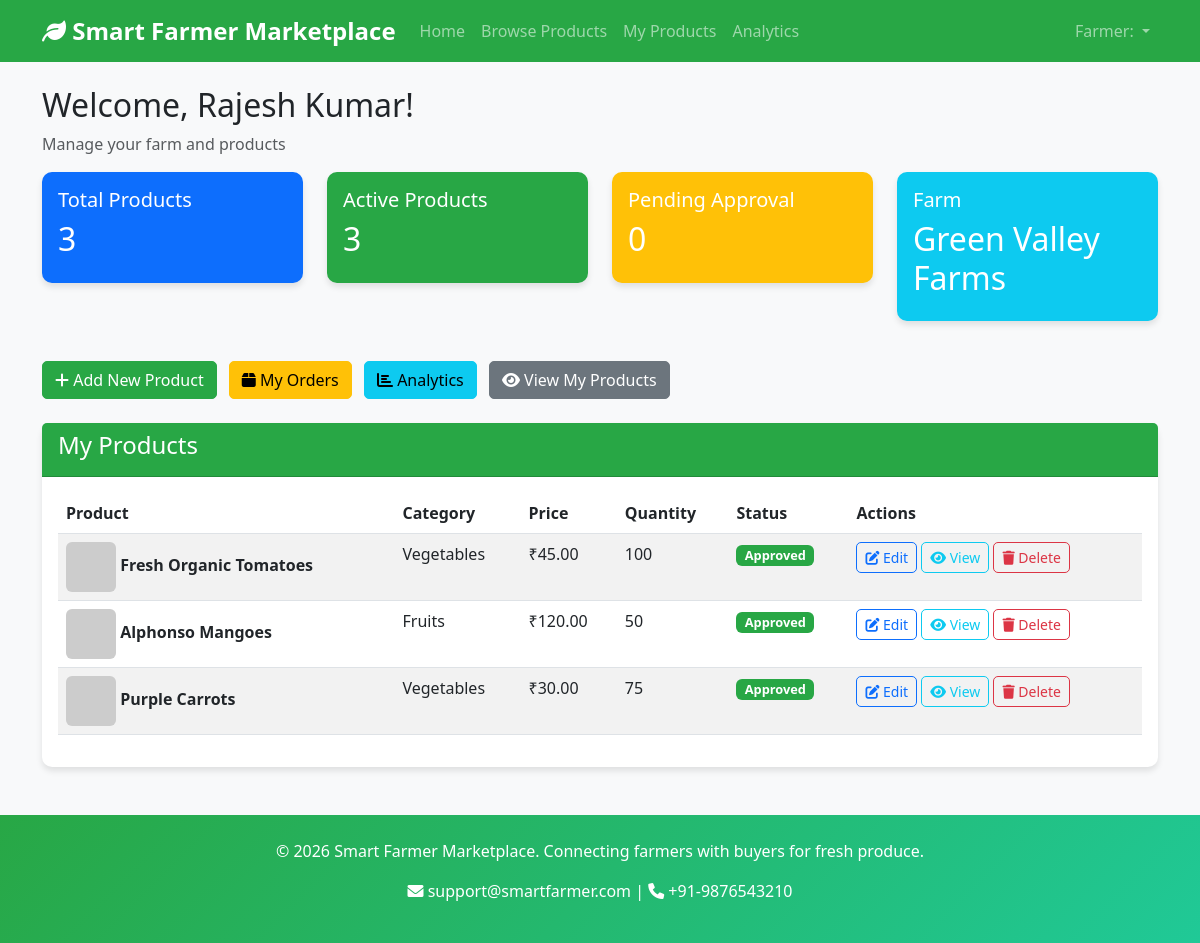
Screenshot of /farmer/dashboard (signed in) with the database file from the repository.
### models/user.py (models this page shows, shortened)
class User(db.Model):
    __tablename__ = 'users'
    id = db.Column(db.Integer, primary_key=True)
    name = db.Column(db.String(100), nullable=False)
    email = db.Column(db.String(100), unique=True, nullable=False)
    password_hash = db.Column(db.String(200), nullable=False)
    role = db.Column(db.String(20), nullable=False)  # 'farmer', 'buyer', or 'admin'
    created_at = db.Column(db.DateTime, default=datetime.utcnow)

### models/farmer.py (models this page shows, shortened)
class Farmer(db.Model):
    __tablename__ = 'farmers'
    id = db.Column(db.Integer, primary_key=True)
    user_id = db.Column(db.Integer, db.ForeignKey('users.id'), nullable=False)
    farm_name = db.Column(db.String(100), nullable=False)
    location = db.Column(db.String(200), nullable=False)
    contact_number = db.Column(db.String(15))
    created_at = db.Column(db.DateTime, default=datetime.utcnow)
    user = db.relationship('User', backref='farmer_profile')
    products = db.relationship('Product', back_populates='farmer', lazy=True)

### models/product.py (models this page shows, shortened)
class Product(db.Model):
    __tablename__ = 'products'
    id = db.Column(db.Integer, primary_key=True)
    farmer_id = db.Column(db.Integer, db.ForeignKey('farmers.id'), nullable=False)
    name = db.Column(db.String(100), nullable=False)
    description = db.Column(db.Text)
    category = db.Column(db.String(50), nullable=False)
    price = db.Column(db.Float, nullable=False)
    quantity = db.Column(db.Integer, nullable=False)
    image_path = db.Column(db.String(200))
    status = db.Column(db.String(20), default='pending')  # pending, approved, rejected, active, inactive
    created_at = db.Column(db.DateTime, default=datetime.utcnow)
    updated_at = db.Column(db.DateTime, default=datetime.utcnow, onupdate=datetime.utcnow)
    order_items = db.relationship('OrderItem', lazy=True)
    feedbacks = db.relationship('Feedback', back_populates='product', lazy=True)
    promotions = db.relationship('Promotion', back_populates='product', lazy=True)
    farmer = db.relationship('Farmer', back_populates='products', lazy=True)

### app.py (the view)
@app.route('/farmer/dashboard')
@login_required
@role_required(['farmer'])
def farmer_dashboard():
    user = User.query.get(session['user_id'])
    farmer = Farmer.query.filter_by(user_id=user.id).first()
    products = Product.query.filter_by(farmer_id=farmer.id).all()
    total_products = len(products)
    active_products = len([p for p in products if p.status == 'approved'])
    pending_products = len([p for p in products if p.status == 'pending'])
    return render_template('farmer/dashboard.html',
                          farmer=farmer,
                          products=products,
                          total_products=total_products,
                          active_products=active_products,
                          pending_products=pending_products)

### app.py (called while the page is built)
def login_required(f):
    @wraps(f)
    def decorated_function(*args, **kwargs):
        if 'user_id' not in session:
            return redirect(url_for('login'))
        return f(*args, **kwargs)
    return decorated_function

def role_required(allowed_roles):
    def decorator(f):
        @wraps(f)
        def decorated_function(*args, **kwargs):
            if 'user_id' not in session:
                return redirect(url_for('login'))
            user = User.query.get(session['user_id'])
            if not user or user.role not in allowed_roles:
                flash('Access denied. Insufficient permissions.', 'error')
                return redirect(url_for('index'))
            return f(*args, **kwargs)
        return decorated_function
    return decorator

### templates/farmer/dashboard.html (shortened to what this page needs)
{% extends "base.html" %}
{% block content %}
<div class="row">
    <div class="col-12">
        <h2>Welcome, {{ farmer.user.name }}!</h2>
        <p class="text-muted">Manage your farm and products</p>
    </div>
</div>
<div class="row mb-4">
    <div class="col-md-3 mb-3">
        <div class="card text-white bg-primary">
            <div class="card-body">
                <h5>Total Products</h5>
                <h2>{{ total_products }}</h2>
            </div>
        </div>
    </div>
    <div class="col-md-3 mb-3">
        <div class="card text-white bg-success">
            <div class="card-body">
                <h5>Active Products</h5>
                <h2>{{ active_products }}</h2>
            </div>
        </div>
    </div>
    <div class="col-md-3 mb-3">
        <div class="card text-white bg-warning">
            <div class="card-body">
                <h5>Pending Approval</h5>
                <h2>{{ pending_products }}</h2>
            </div>
        </div>
    </div>
    <div class="col-md-3 mb-3">
        <div class="card text-white bg-info">
            <div class="card-body">
                <h5>Farm</h5>
                <h2>{{ farmer.farm_name }}</h2>
            </div>
        </div>
    </div>
</div>
<div class="row mb-4">
    <div class="col-12">
        <a href="{{ url_for('add_product') }}" class="btn btn-success me-2">
            <i class="fas fa-plus"></i> Add New Product
        </a>
        <a href="{{ url_for('farmer_orders') }}" class="btn btn-warning me-2">
            <i class="fas fa-box"></i> My Orders
        </a>
        <a href="{{ url_for('farmer_analytics') }}" class="btn btn-info me-2">
            <i class="fas fa-chart-bar"></i> Analytics
        </a>
        <a href="{{ url_for('browse_products') }}" class="btn btn-secondary">
            <i class="fas fa-eye"></i> View My Products
        </a>
    </div>
</div>
<div class="row">
    <div class="col-12">
        <div class="card">
            <div class="card-header bg-success text-white">
                <h4>My Products</h4>
            </div>
            <div class="card-body">
                {% if products %}
                <div class="table-responsive">
                    <table class="table table-striped">
                        <thead>
                            <tr>
                                <th>Product</th>
                                <th>Category</th>
                                <th>Price</th>
                                <th>Quantity</th>
                                <th>Status</th>
                                <th>Actions</th>
                            </tr>
                        </thead>
                        <tbody>
                            {% for product in products %}
                            <tr>
                                <td>
                                    {% if product.image_path %}
                                        <img src="{{ url_for('static', filename='images/uploads/' + product.image_path) }}" onerror="this.onerror=null;this.src='https://via.placeholder.com/50x50/8FBC8F/FFFFFF?text={{ product.name[:1]|urlencode }}';" width="50" height="50" class="rounded" alt="{{ product.name }}">
                                    {% else %}
                                        <img src="https://via.placeholder.com/50x50/8FBC8F/FFFFFF?text={{ product.name[:1]|urlencode }}" width="50" height="50" class="rounded" alt="{{ product.name }}">
                                    {% endif %}
                                    <strong>{{ product.name }}</strong>
                                </td>
                                <td>{{ product.category }}</td>
                                <td>₹{{ "%.2f"|format(product.price) }}</td>
                                <td>{{ product.quantity }}</td>
                                <td>
                                    {% if product.status == 'approved' %}
                                        <span class="badge bg-success">Approved</span>
                                    {% elif product.status == 'pending' %}
                                        <span class="badge bg-warning text-dark">Pending</span>
                                    {% elif product.status == 'rejected' %}
                                        <span class="badge bg-danger">Rejected</span>
                                    {% else %}
                                        <span class="badge bg-secondary">{{ product.status|title }}</span>
                                    {% endif %}
                                </td>
                                <td>
                                    <a href="{{ url_for('edit_product', product_id=product.id) }}" class="btn btn-sm btn-outline-primary">
                                        <i class="fas fa-edit"></i> Edit
                                    </a>
                                    <a href="{{ url_for('product_detail', product_id=product.id) }}" class="btn btn-sm btn-outline-info">
                                        <i class="fas fa-eye"></i> View
                                    </a>
                                    <form method="POST" action="{{ url_for('delete_product', product_id=product.id) }}" class="d-inline" onsubmit="return confirm('Are you sure you want to delete this product?')">
                                        <button type="submit" class="btn btn-sm btn-outline-danger">
                                            <i class="fas fa-trash"></i> Delete
                                        </button>
                                    </form>
                                </td>
                            </tr>
                            {% endfor %}
                        </tbody>
                    </table>
                </div>
                {% endif %}
            </div>
        </div>
    </div>
</div>
{% endblock %}

### templates/base.html (shortened to what this page needs)
<!DOCTYPE html>
<html lang="en">
<head>
    <link href="https://cdn.jsdelivr.net/npm/bootstrap@5.3.0-alpha1/dist/css/bootstrap.min.css" rel="stylesheet">
    <link rel="stylesheet" href="https://cdnjs.cloudflare.com/ajax/libs/font-awesome/6.0.0/css/all.min.css">
    <link rel="stylesheet" href="{{ url_for('static', filename='css/style.css') }}">
</head>
<body>
    <nav class="navbar navbar-expand-lg navbar-dark bg-success">
        <div class="container">
            <a class="navbar-brand" href="{{ url_for('index') }}">
                <i class="fas fa-leaf"></i> Smart Farmer Marketplace
            </a>
            <div class="collapse navbar-collapse" id="navbarNav">
                <ul class="navbar-nav me-auto">
                    <li class="nav-item">
                        <a class="nav-link" href="{{ url_for('index') }}">Home</a>
                    </li>
                    <li class="nav-item">
                        <a class="nav-link" href="{{ url_for('browse_products') }}">Browse Products</a>
                    </li>
                    {% if session.role %}
                        {% if session.role == 'farmer' %}
                            <li class="nav-item">
                                <a class="nav-link" href="{{ url_for('farmer_dashboard') }}">My Products</a>
                            </li>
                            <li class="nav-item">
                                <a class="nav-link" href="{{ url_for('farmer_analytics') }}">Analytics</a>
                            </li>
                        {% endif %}
                    {% endif %}
                </ul>
                <ul class="navbar-nav">
                    {% if session.user_id %}
                        <li class="nav-item dropdown">
                            <a class="nav-link dropdown-toggle" href="#" id="navbarDropdown" role="button" data-bs-toggle="dropdown">
                                {{ session.role|title }}: {{ session.name }}
                            </a>
                        </li>
                    {% endif %}
                </ul>
            </div>
        </div>
    </nav>
    <main class="container my-4">
        {% block content %}{% endblock %}
    </main>
    <footer class="bg-success text-white text-center py-4 mt-5">
        <div class="container">
            <p>&copy; 2026 Smart Farmer Marketplace. Connecting farmers with buyers for fresh produce.</p>
            <p><i class="fas fa-envelope"></i> support@smartfarmer.com | <i class="fas fa-phone"></i> +91-9876543210</p>
        </div>
    </footer>
</body>
</html>

### static/css/style.css (style rules this page uses)
body { font-family: 'Segoe UI', Tahoma, Geneva, Verdana, sans-serif; background-color: #f8f9fa; }
.navbar-brand { font-weight: bold; font-size: 1.5rem; }
footer { margin-top: auto; }
.badge { font-size: 0.8em; }
.table th { border-top: none; }
.btn { border-radius: 5px; font-weight: 500; transition: all 0.3s ease; }
.card { border: none; border-radius: 10px; box-shadow: 0 4px 6px rgba(0,0,0,0.1); transition: all 0.3s ease; }
.table th { border-top: none; font-weight: 600; }
.bg-success { background-color: #28a745 !important; }
.btn-success { background-color: #28a745; border-color: #28a745; }
footer { background: linear-gradient(135deg, #28a745 0%, #20c997 100%) !important; margin-top: 40px; }

### rows the page displays
User: role "Farmer", user.name "Rajesh Kumar"
Farmer: farm_name "Green Valley Farms"
Product: name "Fresh Organic Tomatoes", category "Vegetables", price "45.00", quantity "100", status "Approved"
Product: name "Alphonso Mangoes", category "Fruits", price "120.00", quantity "50", status "Approved"
Product: name "Purple Carrots", category "Vegetables", price "30.00", quantity "75", status "Approved"

### other values shown
{{ total_products }} "3"
{{ active_products }} "3"
{{ pending_products }} "0"
